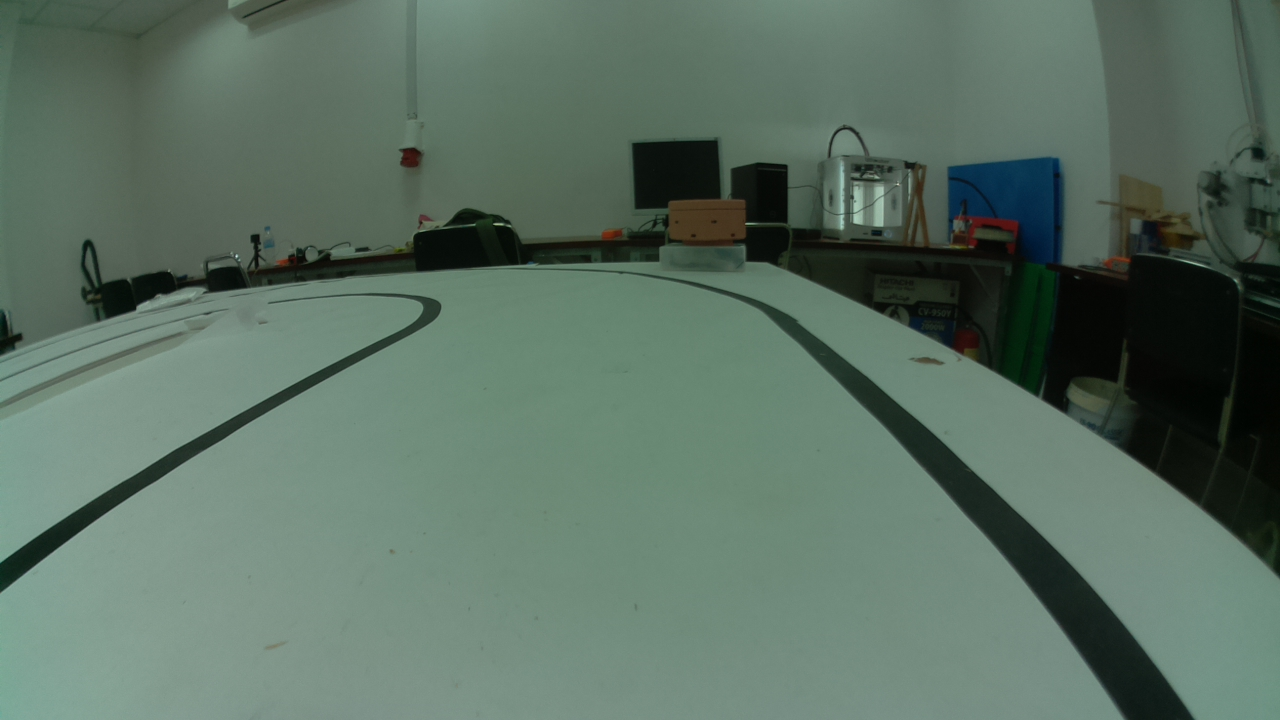
#> input picture TestingImage/Image1.jpg, 1280 x 720 px; the run also reads 1 picture not shown here
$ jupyter execute --allow-errors TestingAndEvaluation.ipynb
#> lines starting #> are read from the running program, lines starting #| are printed output that depends on the picture
### ImageFrame.py
#ImageFrame.py

import numpy as np
import pickle as pk
import math

class Frame:
    """get the coordinate to the lines based on the angle, width and hight provided
    """
    def __init__(self, width, height, angle,top_limit,buttom_limit):
            self.width = width
            self.height = height
            self.angle = angle
            self.tl = top_limit
            self.bl = buttom_limit
            try:
                #if there is a file for that frame, then we don't need to calculate the frame again
                self.fline = self.deSerialize().fline
            except:
                #if file is not found (That what the exception are for), then we calculate using get_frame_coordinate method for the angle
                print('Calculating Frame ...')
                self.fline = {}
                i = 1
                while angle*i < 50: #maximum value of angle
                    tempRight,tempLeft = self.get_frame_coordinate(width=self.width,h=self.height,theta=angle*i,tl=top_limit,bl=buttom_limit)
                    self.fline[str(2*i-1)] = tempRight #saving the temp right to 1,3,5,7 ...
                    self.fline[str(2*i)] = tempLeft    #saving the temp left to  2,4,6,8 ...
                    i = i+1
                self.serialize()
                print('Done!')

    def get_frame_coordinate(self,width,h,theta,tl,bl):
        h=bl
        height = int(h-tl)
        print('angle = '+str(theta)+', width='+str(width)+', start h='+str(bl)+', end h='+str(height))
        tan = math.tan(math.radians(theta))         #calcuate the tan value of that angle
        lr = np.zeros([int(width/2),2])
        lr[0]=[int(width/2)-1,h-1]  #init the first point of the right line ex (640/2) and (720-1)
        ll = np.zeros([int(width/2),2])
        ll[0] =[int(width/2)-1,h-1]   #init the first point of the left line ex same as above

        for iter in range(1,int(width/2)):      #looping the horizontal axis starting from 1
            for jter in range(1,height):        #looping the vertical axis starting from 1
                test = np.abs([tan-jter/iter])  #calculte the error between tangen and the actual value
                if test[0]<0.01:                #if the error is small push that values of right line and left line
                    lr[iter] = [int(width/2+iter-1),int(h-jter+1-1)]
                    ll[iter] = [int(width/2-iter-1),int(h-jter+1-1)]
                    break
                elif jter==height-1:                           #else the last value will be used
                    if lr[iter-1][1] > h-tl+2:
                        lr[iter] = [int(width/2+iter-1),lr[iter-1][1]]
                        ll[iter] = [int(width/2-iter-1),ll[iter-1][1]]
                    break

        return lr,ll

    # this function is use the get data from the image and return data masked by the frame
    # for function with numba jit, this function is depricated.
    # [8 lines left out: function get_data, not called in this run]

    #save lines_frame to Pkl as 'frame.pkl'
    def serialize(self):
        with open(('Frame/'+str(self.width)+'x'+str(self.height)+'_'+str(self.angle)+'_'+str(self.tl)+'_'+str(self.bl)+'frame.pkl'), 'wb') as f:
            pk.dump(self, f)

    def deSerialize(self):
        with open(('Frame/'+str(self.width)+'x'+str(self.height)+'_'+str(self.angle)+'_'+str(self.tl)+'_'+str(self.bl)+'frame.pkl'), 'rb') as f:
            print('load CVS file successfully')
            return pk.load(f)


### EdgeFinderV4.py
#EdgeFinderV4.py

import numpy as np
import matplotlib.pyplot as plt
from ImageFrame import Frame
from numba import njit

class BoundaryDetector:
    def __init__(self,img,kernal,frame,T_hold) -> None:
        self.img = img
        self.kernal = kernal
        self.threshold = T_hold
        self.frame1 = np.array(list(frame.fline.values()))
        self.frame = frame
        self.sample_point = np.zeros([len(frame.fline),2])
        self.boundary, self.conv_resutl= self.find_boundary(self.img,self.kernal,self.frame1,self.threshold,self.sample_point)
#Jit complie here
    @staticmethod
    @njit(nogil=True)
    def find_boundary(img,kernal,frame1,threshold,SP):
        points = np.empty_like(SP)
        conv_result = np.zeros_like(frame1[:,:,0])

        for num,fline in enumerate(frame1):
                detection = False
                i =0
                for t in range(20,fline.shape[0]):      #looping through all the lines
                    #if value or size over the image : skip to next line
                    if t+kernal.size > len(fline):
                        break
                    if fline[t+kernal.size-1][0]==0:
                        break
                    #Populate data and convolution in a single line
                    conv_result[num][i] = np.abs(np.sum(kernal*np.array([img[int(y),int(x)] for x,y in fline[t:t+kernal.size]])))
                    #Check the result with threshold
                    if conv_result[num][i] > threshold:
                        points[num]=fline[t]
                        detection = True #flag for condition below
                        break
                    i = i + 1 #counter for iterating conv_result
                if not detection:
                    points[num]=np.array([0,0])
                    detection = False
        return points,conv_result
#Jit end pre-compile here

    # [29 lines left out: functions ploting_onImage, ploting_onGraph, not called in this run]

### TestingAndEvaluation.ipynb
<h2>Testing and Evaluating</h2>
This create the image and testing the algorithm with numerical and visual result <br>
1. Run time test <br>
2. Performace test <br>
3. Kernel's size and weight VS noise <br>

[cell 1]
import numpy as np
from PIL import Image, ImageFilter, ImageOps
from ImageFrame import Frame
from EdgeFinderV4 import BoundaryDetector as BD2
import timeit
import cv2 as cv
import matplotlib.pylab as plt

[cell 2]
frame1 = Frame(1280,720,5,100,600)
kernal = np.array([-1,-1,-1,0,1,1,1])
T_hold = 75

[cell 3]
plt.axis((0,1280,720,0))
for key in frame1.fline.keys():
    plt.plot(frame1.fline[key][:,0],frame1.fline[key][:,1],'k,')
plt.show()

Run time testing with openCV and our Modified lane-markers detection

[cell 4]
#compiling the function
img = np.array(Image.open("TestingImage/Image"+str(1)+".jpg"))[:,:,0]
BD2(img,kernal,frame1,T_hold)
#> in __init__, `self.boundary, self.conv_resutl= self.find_boundary(self.img,self.kern..`: self.boundary = 18 rows, first 8: [1010, 571], [54, 554], [985, 542], [113, 512], [961, 516], [167, 478], [940, 493], [213, 449]
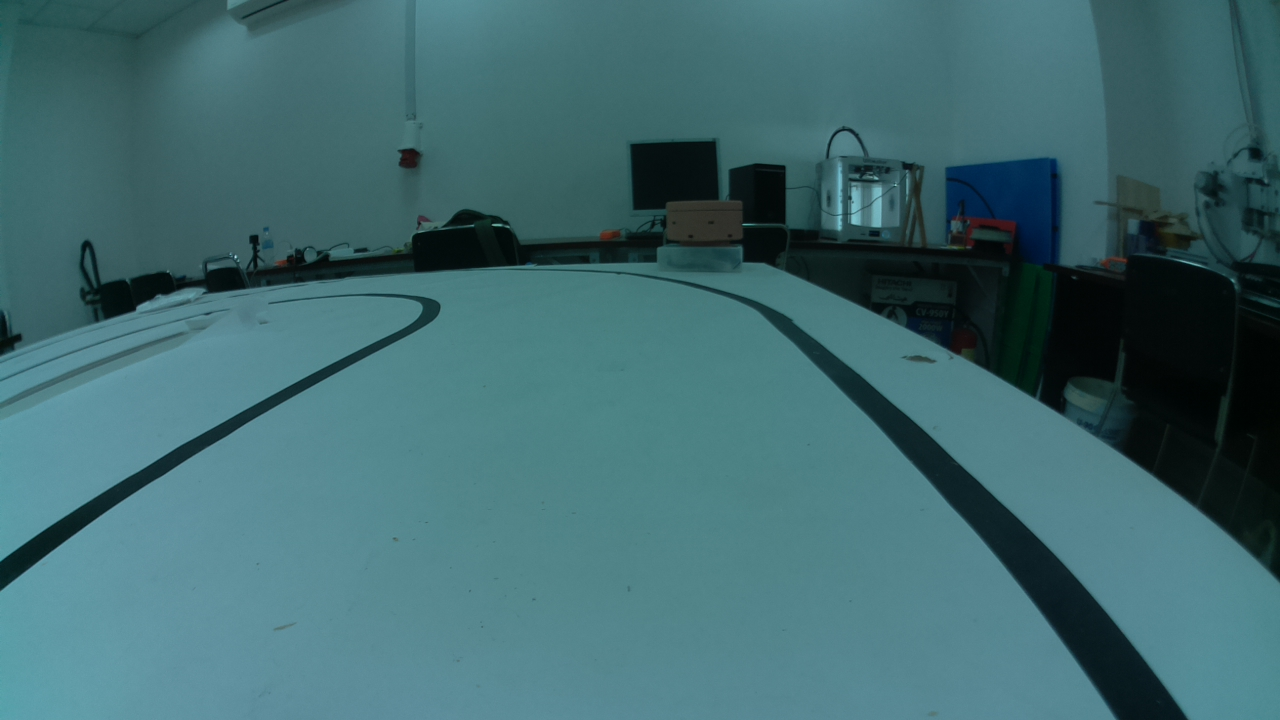
#> input picture TestingImage/Image0.jpg, 1280 x 720 px

[cell 5]
m1_time = np.empty([0,0])
m2_time = np.empty([0,0])
m3_time = np.empty([0,0])
ddepth = cv.CV_16S

#> (the rest of this cell did not finish here and is left out)

#> in __init__ (call 2), `self.boundary, self.conv_resutl= self.find_boundary(self.img,self.kern..`: self.boundary = 18 rows, first 8: [1003, 571], [52, 554], [979, 543], [111, 512], [956, 518], [166, 477], [935, 495], [211, 448]

    t2 = timeit.default_timer()
    # Canny operator
    c=cv.Canny(img1,100,200)

    t3 = timeit.default_timer()

    # Sobel Operator
    img3 = cv.GaussianBlur(img1,(3,3),0)
    img2 = cv.cvtColor(img3,cv.COLOR_BGR2GRAY)
    grad_x = cv.Sobel(img2, ddepth, 1, 0, ksize=3, scale=1, delta=0, borderType=cv.BORDER_DEFAULT)
    grad_y = cv.Sobel(img2, ddepth, 0, 1, ksize=3, scale=1, delta=0, borderType=cv.BORDER_DEFAULT)
    abs_grad_x = cv.convertScaleAbs(grad_x)
    abs_grad_y = cv.convertScaleAbs(grad_y)
    grad = cv.addWeighted(abs_grad_x, 0.5, abs_grad_y, 0.5, 0)
    t4 = timeit.default_timer()


    #B.ploting_onImage(img,str(i)+" \n our_method:"+str(np.round(t2-t1,4))+"s\n Canny:"+str(np.round(t3-t2,4))+"s")
    #plt.show()


    m1_time = np.append(m1_time,t2-t1)
    m2_time = np.append(m2_time,t3-t2)
    m3_time = np.append(m3_time,t4-t3)


#printing statistic for both method
print(f'Our_method : max={np.max(m1_time): .4f} min={np.min(m1_time): .4f} average={np.average(m1_time): .4f}')
print(f'Canny_method : max={np.max(m2_time): .4f} min={np.min(m2_time): .4f} average={np.average(m2_time): .4f}')
print(f'Sobel_method : max={np.max(m3_time): .4f} min={np.min(m3_time): .4f} average={np.average(m3_time): .4f}')

<h2>Performance testing</h2>

[cell 6]
frame1 = Frame(1280,720,5,720/2,720)
#> the loop in __init__ (call 2), `while angle*i < 50:` made 9 passes
#| angle = 5, width=1280, start h=720, end h=360
#| angle = 10, width=1280, start h=720, end h=360
#| angle = 15, width=1280, start h=720, end h=360
#| angle = 20, width=1280, start h=720, end h=360
#| angle = 25, width=1280, start h=720, end h=360
#> (further printed lines are left out)
fig, ax = plt.subplots(8,4,figsize=(19,25))
#> (the rest of this cell did not finish here and is left out)

[cell 7]
frame1 = Frame(1280,720,5,100,600)
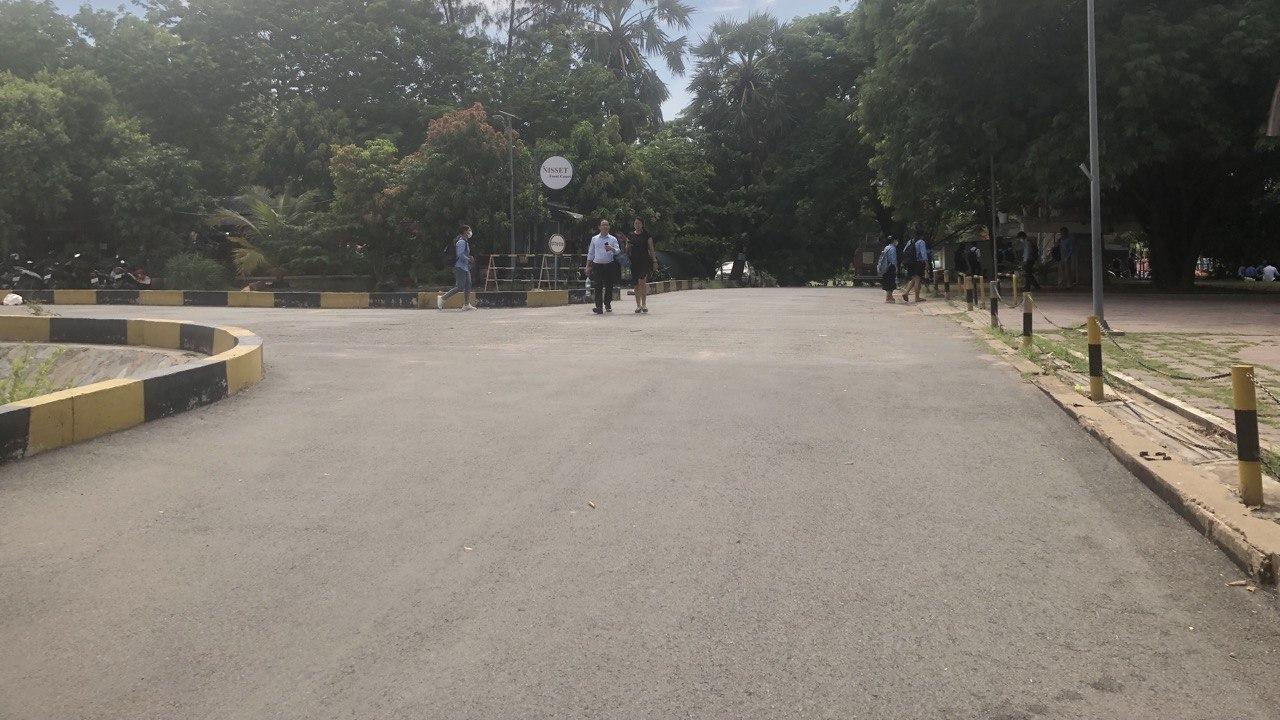
#> input picture CroppedImage/photo1.jpg, 1280 x 720 px
#> further down, img is the input picture: PIL image 1280x720 RGB; mean R, G, B 122, 116.9, 108.6
fig, ax = plt.subplots(3,4,figsize=(19,7))
#> (the rest of this cell did not finish here and is left out)

#> in __init__ (call 4), `self.sample_point = np.zeros([len(frame.fline),2])`: self.sample_point = 18 rows, first 8: [0, 0], [0, 0], [0, 0], [0, 0], [0, 0], [0, 0], [0, 0], [0, 0]
#> in __init__ (call 4), `self.boundary, self.conv_resutl= self.find_boundary(self.img,self.kern..`: self.boundary = 18 rows, first 8: [1223, 554], [0, 0], [773, 577], [0, 0], [1146, 469], [0, 0], [1103, 435], [71, 398]
#> `P = BP.boundary`: P has the same summary as self.boundary in __init__
#> the loop `for key in frame1.fline.keys():` made 18 passes
#> key on passes 1 to 8: '1', '2', '3', '4', '5', '6', '7', '8'

    P = BP.boundary

    #print(P)
    #A = get_angle(P)
    ax[int((n-1)/4),(n-1)-4*int((n-1)/4)].imshow(img,cmap='gray')
    for key in frame1.fline.keys():
        ax[int((n-1)/4),(n-1)-4*int((n-1)/4)].plot(frame1.fline[key][:,0],frame1.fline[key][:,1],'k,')
    ax[int((n-1)/4),(n-1)-4*int((n-1)/4)].set_title("Image {num}".format(num=n))
    ax[int((n-1)/4),(n-1)-4*int((n-1)/4)].plot(BP.boundary[:,0],BP.boundary[:,1],"ro")
    ax[int((n-1)/4),(n-1)-4*int((n-1)/4)].set_xticks([]), ax[int((n-1)/4),(n-1)-4*int((n-1)/4)].set_yticks([])

    # [5 lines of commented-out code are left out]
plt.show()

[cell 8]
img = np.array(Image.open("TestingImage/Image32.jpg"))[:,:,0]

bP = BD2(img,kernal,frame1,60)
#> in __init__ (call 5), `self.boundary, self.conv_resutl= self.find_boundary(self.img,self.kern..`: self.boundary = 18 rows, first 8: [1002, 571], [31, 552], [965, 545], [58, 503], [934, 523], [39, 445], [906, 505], [0, 0]
data = np.empty([int(frame1.width/2.0),0],int)
for key in frame1.fline.keys():
    data = np.append(data,np.array([[img[int(y),int(x)]] for x,y in frame1.fline[key]]),axis=1)
#> this loop made 18 passes
fig,axs=plt.subplots(6,3,figsize=(20,30))

for i,j in enumerate(bP.boundary[:,0]):
    if i%2:
        axs[int(i/3),i-3*int(i/3)].set_title(f'line: left {i+1}')
    else:
        axs[int(i/3),i-3*int(i/3)].set_title(f'line: right {i+1}')
    axs[int(i/3),i-3*int(i/3)].axis((0,640,0,140))
    axs[int(i/3),i-3*int(i/3)].plot(range(0,data.shape[0]),data[:,i],'k.')

    axs[int(i/3),i-3*int(i/3)].plot(range(int((len(kernal))/2)+20,bP.conv_resutl.shape[1]+int((len(kernal))/2)+20),bP.conv_resutl[i,:],'b-')

    if not j:
        continue
    if not i%2:
        axs[int(i/3),i-3*int(i/3)].plot([j-data.shape[0],j-data.shape[0]],[100,160],'r-')
    else:
        axs[int(i/3),i-3*int(i/3)].plot([data.shape[0]-j,data.shape[0]-j],[100,160],'r-')
#> this loop made 18 passes
#> j on passes 1 to 8: 1002, 31, 965, 58, 934, 39, 906, 0
plt.show()

[cell 9]
img = Image.open("CroppedImage/photo1.jpg")
#img = np.array(ImageOps.grayscale(img).filter(ImageFilter.GaussianBlur(radius=2)))
img = np.array(img)[:,:,0]
kernal = np.array([-1,-2,4/16,2,1])

bP = BD2(img,kernal,frame1,150)
#> in __init__ (call 6), `self.boundary, self.conv_resutl= self.find_boundary(self.img,self.kern..`: self.boundary = 18 rows, first 8: [898, 579], [614, 598], [773, 577], [0, 0], [1079, 486], [0, 0], [767, 554], [71, 398]
data = np.empty([int(frame1.width/2.0),0],int)
for key in frame1.fline.keys():
    data = np.append(data,np.array([[img[int(y),int(x)]] for x,y in frame1.fline[key]]),axis=1)
fig,axs=plt.subplots(6,3,figsize=(20,30))

for i,j in enumerate(bP.boundary[:,0]):
    if i%2:
        axs[int(i/3),i-3*int(i/3)].set_title(f'line: left {i+1}')
    else:
        axs[int(i/3),i-3*int(i/3)].set_title(f'line: right {i+1}')
    axs[int(i/3),i-3*int(i/3)].axis((0,640,0,250))
    axs[int(i/3),i-3*int(i/3)].plot(range(0,data.shape[0]),data[:,i],'k.')

    axs[int(i/3),i-3*int(i/3)].plot(range(int((len(kernal))/2)+20,bP.conv_resutl.shape[1]+int((len(kernal))/2)+20),bP.conv_resutl[i,:],'b-')

    if not j:
        continue
    if not i%2:
        axs[int(i/3),i-3*int(i/3)].plot([j-data.shape[0],j-data.shape[0]],[100,160],'r-')
    else:
        axs[int(i/3),i-3*int(i/3)].plot([data.shape[0]-j,data.shape[0]-j],[100,160],'r-')
#> this loop made 18 passes
#> j on passes 1 to 8: 898, 614, 773, 0, 1079, 0, 767, 71
plt.show()

Noise Test with different size and weight kernel

[cell 10]
img = np.array(Image.open("TestingImage/Image18.jpg"))[:,:,0]
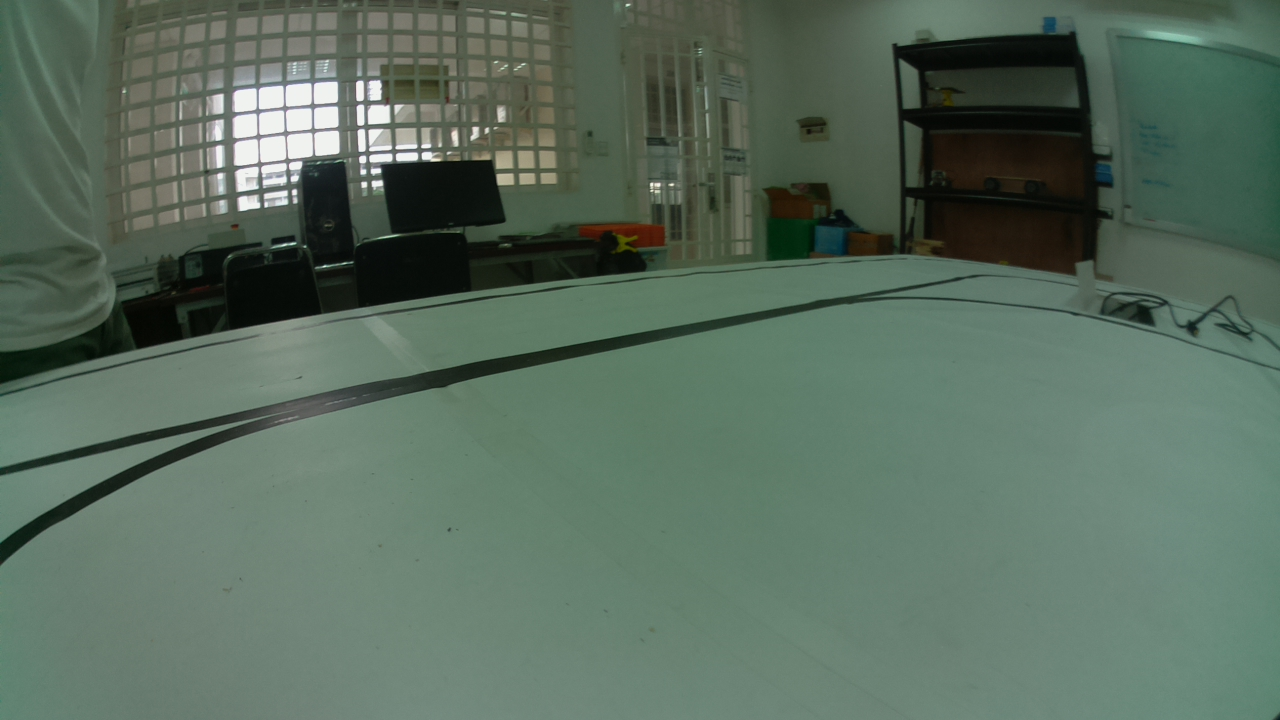
#> input picture TestingImage/Image18.jpg, 1280 x 720 px
frame1 = Frame(1280,720,10,720/2,720)
data = np.empty([int(frame1.width/2.0),0],int)
#img[int(frame1.fline['4'][-500][1]),499]=200  #injecting noise to the data

for key in frame1.fline.keys():
    data = np.append(data,np.array([[img[int(y),int(x)]] for x,y in frame1.fline[key]]),axis=1)
fig,axs=plt.subplots(2,2,figsize=(22,10))

def plotMe(i,n,line,bP,kernal,title,mode=0):
    axs[i,n].set_title(f'{title}')
    if mode:
        axs[i,n].axis((0,640,0,1400))
    else:
        axs[i,n].axis((0,640,0,300))

    axs[i,n].plot(range(0,data.shape[0]),data[:,line],'k.')

    axs[i,n].plot(range(int((len(kernal))/2)+20-3,bP.conv_resutl.shape[1]+int((len(kernal))/2)+20-3),bP.conv_resutl[line,:],'b-')


kernel = np.array([-1,0,1])
bP = BD2(img,kernel,frame1,500)
plotMe(0,0,3,BD2(img,kernel,frame1,500),kernel,'Kernel [-1,0,1]')
kernel = np.array([-1,-1,0,1,1])
plotMe(0,1,3,BD2(img,kernel,frame1,500),kernel,'Kernel [-1,-1,0,1,1]')
kernel = np.array([-1,-1,-1,0,1,1,1])
plotMe(1,0,3,BD2(img,kernel,frame1,500),kernel,'Kernel [-1,-1,-1,0,1,1,1]')
kernel = np.array([-1,-2,0,2,1])
plotMe(1,1,3,BD2(img,kernel,frame1,500),kernel,'Kernel [-1,-2,0,2,1]')

plt.show()

[cell 11]
img = Image.open("CroppedImage/photo1.jpg")
img = np.array(ImageOps.grayscale(img).filter(ImageFilter.GaussianBlur(radius=2)))
img = np.array(img)
frame1 = Frame(1280,720,5,100,600)
data = np.empty([int(frame1.width/2.0),0],int)
#img[int(frame1.fline['14'][-500][1]),499]=200  #injecting noise to the data

for key in frame1.fline.keys():
    data = np.append(data,np.array([[img[int(y),int(x)]] for x,y in frame1.fline[key]]),axis=1)
fig,axs=plt.subplots(2,2,figsize=(22,10))

def plotMe(i,n,line,bP,kernal,title,mode=0):
    axs[i,n].set_title(f'{title}')
    if mode:
        axs[i,n].axis((0,640,0,1400))
    else:
        axs[i,n].axis((0,640,0,300))

    axs[i,n].plot(range(0,data.shape[0]),data[:,line],'k.')

    axs[i,n].plot(range(int((len(kernal))/2)+20-3,bP.conv_resutl.shape[1]+int((len(kernal))/2)+20-3),bP.conv_resutl[line,:],'b-')


kernel = np.array([-1,0,1])
bP = BD2(img,kernel,frame1,500)
#> in __init__ (call 12), `self.boundary, self.conv_resutl= self.find_boundary(self.img,self.kern..`: self.boundary has the same summary as self.sample_point
plotMe(0,0,13,BD2(img,kernel,frame1,500),kernel,'Kernel [-1,0,1]')
kernel = np.array([-1,-1,0,1,1])
plotMe(0,1,13,BD2(img,kernel,frame1,500),kernel,'Kernel [-1,-1,0,1,1]')
kernel = np.array([-1,-1,-1,0,1,1,1])
plotMe(1,0,13,BD2(img,kernel,frame1,500),kernel,'Kernel [-1,-1,-1,0,1,1,1]')
kernel = np.array([-1,-2,0,2,1])
plotMe(1,1,13,BD2(img,kernel,frame1,500),kernel,'Kernel [-1,-2,0,2,1]')

plt.show()
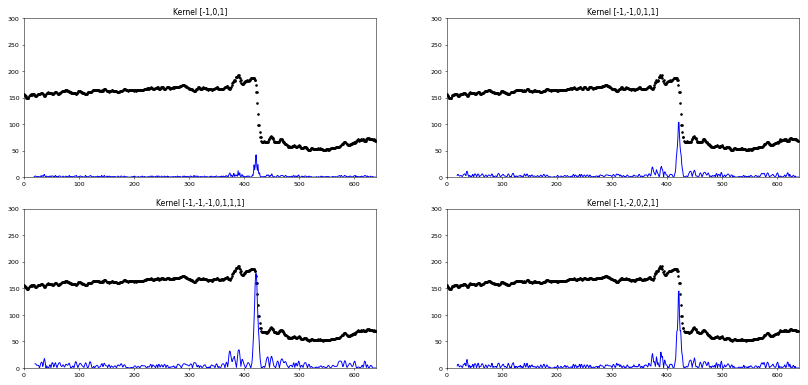
#> figure drawn by matplotlib, 4 panels; panel 1: curve peaks at x = 388, y = 193; panel 1: curve peaks at x = 422, y = 42; panel 2: curve peaks at x = 388, y = 193; panel 2: curve peaks at x = 421, y = 103
